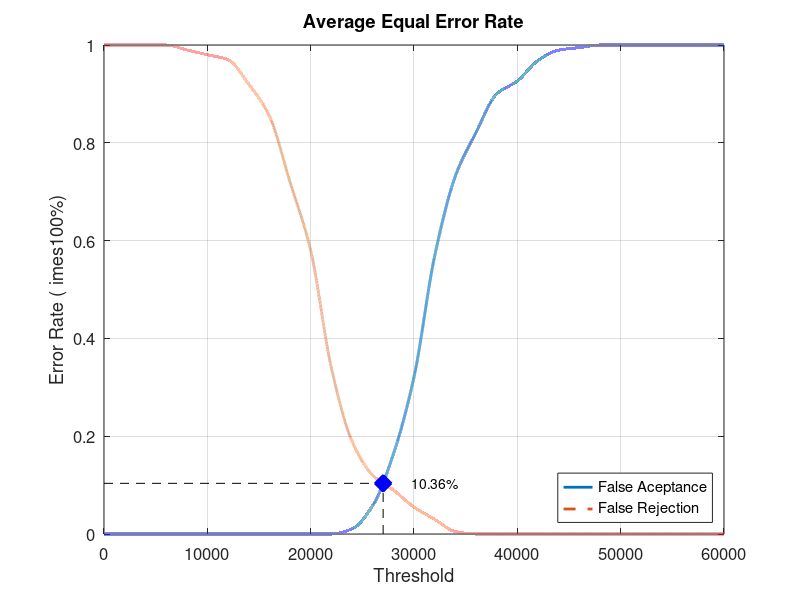
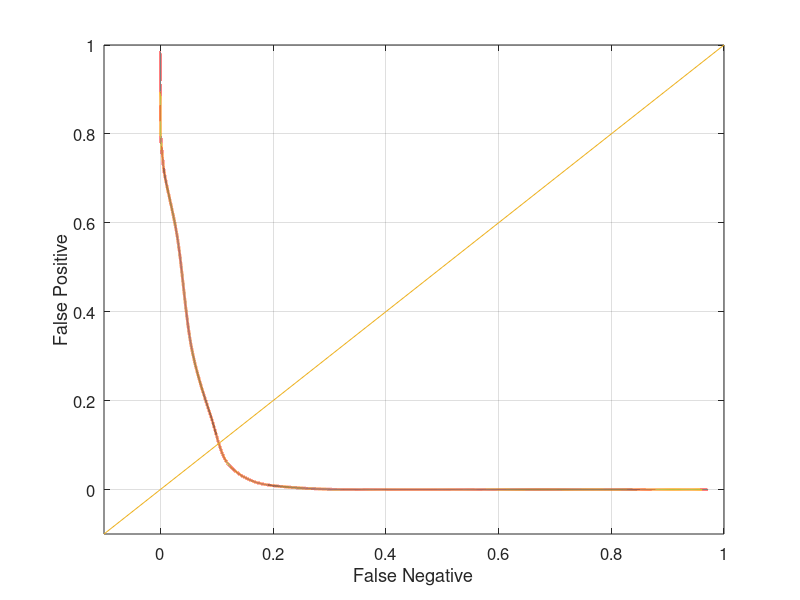

Source code (MATLAB) for these figures, in order:
close all;
clear;
clc;
x = 0:2000:60000;
xq = 0:0.5:60000;

y0 = [0 0 0 0 0 0 0 0 0 0 0 0 0.0105263 0.0578947 0.163158 0.321053 0.568421 0.731579 0.821053 0.9 0.926316 0.968421 0.989474 0.994737 1 1 1 1 1 1 1]
yy0 = interp1(x, y0, xq, 'pchip');
y1 = [1 1 1 1 0.99 0.98 0.97 0.92 0.855 0.72 0.58 0.34 0.19 0.12 0.09 0.055 0.03 0.005 0 0 0 0 0 0 0 0 0 0 0 0 0]
yy1 = interp1(x, y1, xq, 'pchip');

% Calculating EER: 
y2 = abs(y0 - y1);
find(y2 == min(y2))
yy2 = abs(yy0 - yy1);
xEER = find(yy2 == min(yy2));
xEERIndex = xq(xEER) % X-axis EER
yEER = yy0(xEER) % Y-axis EER

main = figure
plot(xq, yy0,'-','LineWidth', 2);	hold on
plot(xq, yy1,'--','LineWidth', 2);	hold on
plot([xEERIndex xEERIndex], [0 yEER], 'k--');	hold on
plot([0 xEERIndex], [yEER yEER], 'k--');	hold on
plot(xEERIndex, yEER, 'bx', 'LineWidth', 10);	hold on
text(xEERIndex + 10 * xEERIndex / 100, yEER, [num2str(round((10000 * yEER)) / 100) '%'])
legend('False Aceptance', 'False Rejection', 'Location', 'SouthEast')
xlabel('Threshold')
ylabel('Error Rate (	imes100%)')
title('Average Equal Error Rate')
set(gca, 'FontSize', 12)
axis([0 60000 0 1])
grid on

print(main, 'Database5_1Main', '-dpng');
FNRxFPR = figure('Color', [1 1 1]);
plot(yy1, yy0, '-', yy1, yy0, 'LineWidth', 2);
hold on
y = -0.1:0.1:1
plot(y, y); 
set(gca, 'FontSize', 12)
xlabel('False Negative')
ylabel('False Positive')
axis([-0.1 1 -0.1 1])
set(gca, 'FontSize', 12)
grid on

print(FNRxFPR, 'Database5_1FNRxFPR','-dpng');
